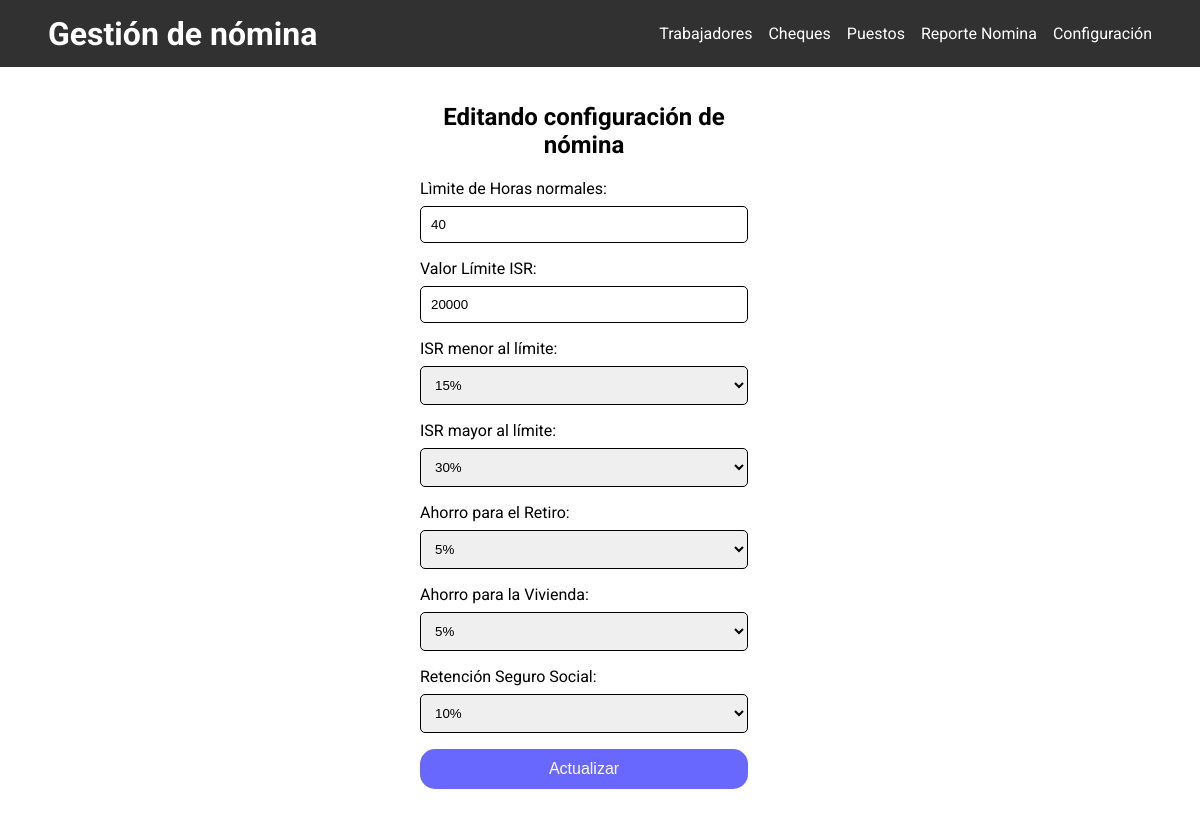
Screenshot of /edit-configuracion.php with the database file from the repository.
### tables this page shows
CREATE TABLE IF NOT EXISTS `configuracion` (
  `idConfiguracion` TINYINT(1) NOT NULL,
  `limite_hrs_normales` TINYINT(2) UNSIGNED NOT NULL,
  `limite_isr` FLOAT UNSIGNED NOT NULL,
  `isr_min` TINYINT(2) UNSIGNED NOT NULL,
  `isr_max` TINYINT(2) UNSIGNED NOT NULL,
  `ahorro_retiro` TINYINT(2) UNSIGNED NOT NULL,
  `vivienda` TINYINT(2) UNSIGNED NOT NULL,
  `seguro_social` TINYINT(2) UNSIGNED NOT NULL,
  PRIMARY KEY (`idConfiguracion`));

### includes/helpers.php (called while the page is built, shortened)
<?php
function get_configuracion($db)
{
    $query = "SELECT * FROM configuracion LIMIT 1";
    $result = mysqli_query($db, $query);
    return mysqli_fetch_assoc($result);
}

### edit-configuracion.php (the view, shortened to what this page needs)
<?php
include './includes/header.php';
?>
<div class="form-edit-container">
  <div class="form-container">
    <?php $row = get_configuracion($db); ?>
    <h2>Editando configuración de nómina</h2>
    <form action="edit-configuracion.php" method="post" class="form">
      <label for="horas_lim" class="form-label">
        <span>Lìmite de Horas normales:</span>
        <input required type="number" id="horas_lim" min="1" max="80" name="limite_horas" value="<?= $row['limite_hrs_normales'] ?>">
      </label>
      <label for="ISR_limite" class="form-label">
        <span>Valor Límite ISR:</span>
        <input required type="number" id="ISR_limite" min="1" name="limite_isr" value="<?= $row['limite_isr'] ?>">
      </label>
      <label for="ISR_menor">
        <span>ISR menor al límite:</span>
        <select name="isrmin" id="ISR_menor" required>
          <?php
          $percentage = 5;
          while ($percentage <= 35) :
          ?>
            <option <?= $row['isr_min'] == $percentage ? 'selected' : ''  ?> value="<?= $percentage ?>"><?= $percentage ?>%</option>
          <?php
            $percentage += 5;
          endwhile;
          ?>
        </select>
      </label>
      <label for="ISR_mayor">
        <span>ISR mayor al límite:</span>
        <select name="isrmax" id="ISR_mayor" required>
          <?php
          $percentage = 5;
          while ($percentage <= 35) :
          ?>
            <option <?= $row['isr_max'] == $percentage ? 'selected' : ''  ?> value="<?= $percentage ?>"><?= $percentage ?>%</option>
          <?php
            $percentage += 5;
          endwhile;
          ?>
        </select>
      </label>
      <label for="p-retiro">
        <span>Ahorro para el Retiro:</span>
        <select name="retiro" id="p-retiro" required>
          <?php
          $percentage = 5;
          while ($percentage <= 20) :
          ?>
            <option <?= $row['ahorro_retiro'] == $percentage ? 'selected' : ''  ?> value="<?= $percentage ?>"><?= $percentage ?>%</option>
          <?php
            $percentage += 5;
          endwhile;
          ?>
        </select>
      </label>
      <label for="p-vivienda">
        <span>Ahorro para la Vivienda:</span>
        <select name="vivienda" id="p-vivienda" required>
          <?php
          $percentage = 5;
          while ($percentage <= 20) :
          ?>
            <option <?= $row['vivienda'] == $percentage ? 'selected' : ''  ?> value="<?= $percentage ?>"><?= $percentage ?>%</option>
          <?php
            $percentage += 5;
          endwhile;
          ?>
        </select>
      </label>
      <label for="p-seguro">
        <span>Retención Seguro Social:</span>
        <select name="seguro" id="p-seguro" required>
          <?php
          $percentage = 5;
          while ($percentage <= 20) :
          ?>
            <option <?= $row['seguro_social'] == $percentage ? 'selected' : ''  ?> value="<?= $percentage ?>"><?= $percentage ?>%</option>
          <?php
            $percentage += 5;
          endwhile;
          ?>
        </select>
      </label>
      <button type="submit" class="btn is-primary" name="edit-config">Actualizar</button>
    </form>
  </div>
</div>
<?php
include './includes/footer.php'
?>

### static/css/styles.css (style rules this page uses)
:root { --gray20: rgb(49, 49, 49); --gray10: #000; --green: #02b875; }
body { font-family: "Roboto", sans-serif; margin: 0; }
.btn { border-radius: 15px; border: none; color: white; font-size: 1rem; padding: 0.7rem; text-align: center; text-decoration: none; }
.btn.is-primary { background-color: rgb(104, 104, 255); }
.form-container { margin-right: 2rem; margin-bottom: 3rem; }
.form-edit-container { max-width: 22.5rem; margin: auto; }
.form { display: flex; flex-direction: column; gap: 1rem; }
.form label { display: flex; flex-direction: column; gap: 0.5rem; }
.form input, .form select, .form textarea { border: 1px solid black; border-radius: 5px; padding: 10px; }
.form-container h2 { text-align: center; }

### rows the page displays
configuracion: limite_horas "40", limite_isr "20000", isrmin "15%", isrmax "30%", retiro "5%", seguro "10%"

### other values shown
form field vivienda "5%"
